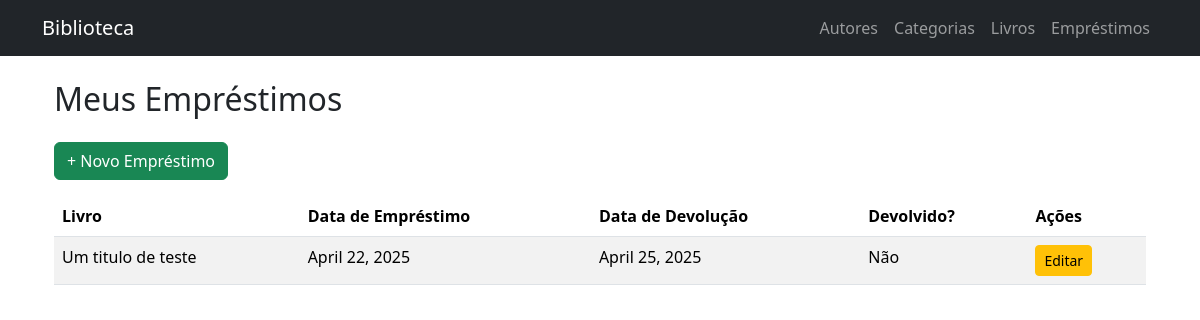
The app's page /loans/ (signed in), older data.
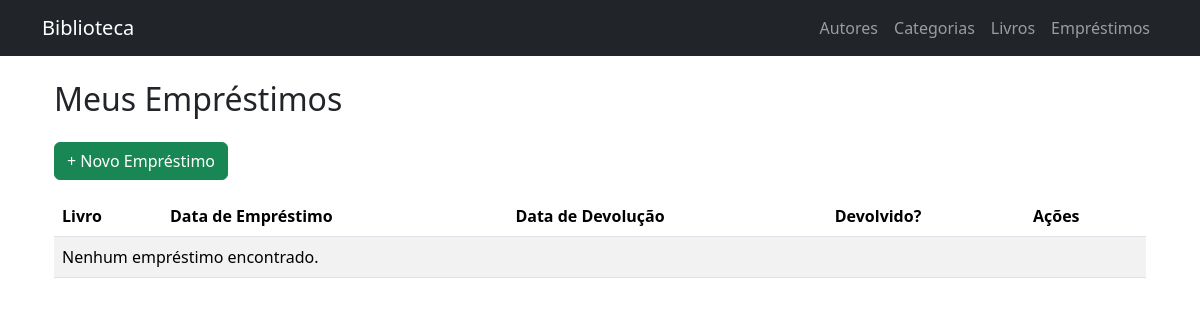
The same page, newer data.
### core/models.py (models this page shows, shortened)
class Loan(models.Model):
    user = models.ForeignKey(User, on_delete=models.CASCADE)
    book = models.ForeignKey(Book, on_delete=models.CASCADE)
    loan_date = models.DateField(auto_now_add=True)
    return_date = models.DateField(null=True, blank=True)
    returned = models.BooleanField(default=False)
    class Meta:
        verbose_name = "Empréstimo"
        verbose_name_plural = "Empréstimos"

class Book(models.Model):
    title = models.CharField(max_length=200)
    author = models.ForeignKey(Author, on_delete=models.CASCADE)
    year_published = models.IntegerField(null=True, blank=True)
    category = models.ForeignKey(Category, on_delete=models.SET_NULL, null=True, blank=True)
    publisher = models.ForeignKey('Publisher', on_delete=models.SET_NULL, null=True, blank=True)
    description = models.TextField(blank=True, null=True)
    class Meta:
        verbose_name = "Livro"
        verbose_name_plural = "Categorias"
    def __str__(self):
        return self.title

### core/views.py (the view)
# urls.py: path('loans/', LoanListView.as_view(), name='loan-list'),
class LoanListView(LoginRequiredMixin, ListView):
    model = Loan
    template_name = 'loan_list.html'
    context_object_name = 'loans'
    def get_queryset(self):
        return Loan.objects.filter(user=self.request.user)

### core/templates/loan_list.html
{% extends 'base.html' %}
{% block content %}
<div class="container mt-4">
    <h2 class="mb-4">Meus Empréstimos</h2>
    <a href="{% url 'loan-create' %}" class="btn btn-success mb-3">+ Novo Empréstimo</a>
    <table class="table table-striped">
        <thead>
            <tr>
                <th>Livro</th>
                <th>Data de Empréstimo</th>
                <th>Data de Devolução</th>
                <th>Devolvido?</th>
                <th>Ações</th>
            </tr>
        </thead>
        <tbody>
            {% for loan in loans %}
            <tr>
                <td>{{ loan.book }}</td>
                <td>{{ loan.loan_date }}</td>
                <td>{{ loan.return_date|default:"-" }}</td>
                <td>{{ loan.returned|yesno:"Sim,Não" }}</td>
                <td>
                    <a href="{% url 'loan-update' loan.pk %}" class="btn btn-sm btn-warning">Editar</a>
                </td>
            </tr>
            {% empty %}
            <tr><td colspan="5">Nenhum empréstimo encontrado.</td></tr>
            {% endfor %}
        </tbody>
    </table>
</div>
{% endblock %}

### core/templates/base.html (shortened to what this page needs)
<!DOCTYPE html>
<html lang="pt-br">
  <head>
    <link
      href="https://cdn.jsdelivr.net/npm/bootstrap@5.3.3/dist/css/bootstrap.min.css"
      rel="stylesheet"
    />
  </head>
  <body>
    {% include 'partials/navbar.html' %}
    <div class="container mt-4">{% block content %}{% endblock %}</div>
  </body>
</html>

### core/templates/partials/navbar.html (shortened to what this page needs)
<nav class="navbar navbar-expand-lg navbar-dark bg-dark">
  <div class="container">
    <a class="navbar-brand" href="{% url 'home' %}">Biblioteca</a>
    <div class="collapse navbar-collapse" id="navbarNav">
      <ul class="navbar-nav ms-auto">
        <li class="nav-item">
          <a class="nav-link" href="{% url 'author-list' %}">Autores</a>
        </li>
        <li class="nav-item">
          <a class="nav-link" href="{% url 'category-list' %}">Categorias</a>
        </li>
        <li class="nav-item">
          <a class="nav-link" href="{% url 'book-list' %}">Livros</a>
        </li>
        <li class="nav-item">
          <a class="nav-link" href="{% url 'loan-list' %}">Empréstimos</a>
        </li>
      </ul>
    </div>
  </div>
</nav>

Row changes from the older to the newer data that the page shows:
removed Loan: book "Um titulo de teste", loan_date "April 22, 2025", return_date "April 25, 2025", returned "Não"
Text that changed along with them:
text now shown: "Nenhum empréstimo encontrado."
